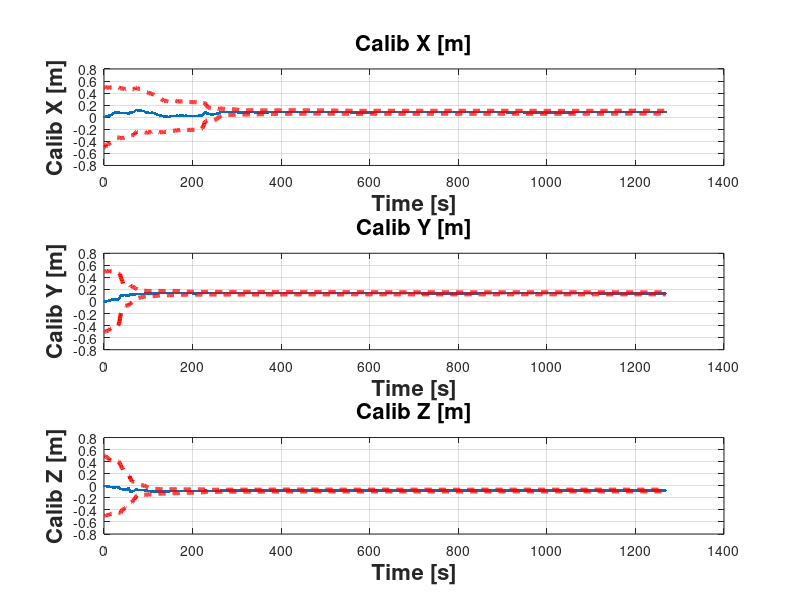

Reproduce this figure in MATLAB. (Note: this script raises an error after producing the figure.)
clear all;
clc;
data_ext_calib = csvread('camimu_calib_extrinsic.csv');
quat = data_ext_calib(:, 1:4);
xyz = data_ext_calib(:, 5:7);
sigma_xyz = data_ext_calib(:, 11:13);
sigma_rxryrz = data_ext_calib(:, 8:10)*180/pi;
%%
figure('Name','Calibration XYZ KF','NumberTitle','off');
subplot(311)
plot(xyz(:,1),  '.', 'LineWidth', 3);
%hold off;
hold on;
plot(xyz(:,1) + sigma_xyz(:,1), '--r', 'LineWidth', 3);
hold on;
plot(xyz(:,1) - sigma_xyz(:,1), '--r', 'LineWidth', 3);
hold off;
ylabel('Calib X [m]','fontweight','bold','fontsize',16);
grid;
title('Calib X [m]','fontweight','bold','fontsize',16);
xlabel('Time [s]','fontweight','bold','fontsize',16)

subplot(312)
plot(xyz(:,2),  '.', 'LineWidth', 3);
%hold off;
hold on;
plot(xyz(:,2) + sigma_xyz(:,2), '--r', 'LineWidth', 3);
hold on;
plot(xyz(:,2) - sigma_xyz(:,2), '--r', 'LineWidth', 3);
hold off;
ylabel('Calib Y [m]','fontweight','bold','fontsize',16);
grid;
title('Calib Y [m]','fontweight','bold','fontsize',16);
xlabel('Time [s]','fontweight','bold','fontsize',16);

subplot(313)
plot(xyz(:,3),  '.', 'LineWidth', 3);
%hold off;
hold on;
plot(xyz(:,3) + sigma_xyz(:,3), '--r', 'LineWidth', 3);
hold on;
plot(xyz(:,3) - sigma_xyz(:,3), '--r', 'LineWidth', 3);
hold off;
ylabel('Calib Z [m]','fontweight','bold','fontsize',16);
grid;
title('Calib Z [m]','fontweight','bold','fontsize',16);
xlabel('Time [s]','fontweight','bold','fontsize',16);


%%
eulerangleDegrees = [];
for i=1:length(quat)
    quat_i = quaternion(quat(i, 4), quat(i, 1), quat(i, 2), quat(i, 3));
    eulerAngles = eulerd(quat_i, 'XYZ', 'frame');
    euler_x = wrapTo360(eulerAngles(:, 1));
    euler_y = eulerAngles(:, 2);
    euler_z = eulerAngles(:, 3);
    eulerangleDegrees = [eulerangleDegrees; [euler_x, euler_y, euler_z]];
end
eulerangleDegreesMinus = eulerangleDegrees - sigma_rxryrz;
eulerangleDegreesPlus = eulerangleDegrees + sigma_rxryrz;

%%
figure('Name','Rotation Calibration KF','NumberTitle','off');
subplot(311)
plot(eulerangleDegrees(:,1),  '.', 'LineWidth', 3);
hold on;
plot(eulerangleDegreesMinus(:,1), '--r', 'LineWidth', 3);
hold on;
plot(eulerangleDegreesPlus(:,1), '--r', 'LineWidth', 3);
hold off;
ylabel('Euler X','fontweight','bold','fontsize',16);
grid;
title('Euler X [deg]','fontweight','bold','fontsize',16);
xlabel('Time [s]','fontweight','bold','fontsize',16);
% ylim([170, 190]);
legend('Estimate', '1 \sigma bound');
set(gca,'FontSize', 24);

subplot(312)
plot(eulerangleDegrees(:,2), '.',  'LineWidth', 3);
hold on;
plot(eulerangleDegreesMinus(:,2),'--r', 'LineWidth', 3);
hold on;
plot(eulerangleDegreesPlus(:,2),'--r',  'LineWidth', 3);
hold off;
ylabel('Euler Y','fontweight','bold','fontsize',16);
grid;
title('Euler Y [deg]','fontweight','bold','fontsize',16);
xlabel('Time [s]','fontweight','bold','fontsize',16);
% ylim([-10, 10]);
legend('Estimate', '1 \sigma bound');
set(gca,'FontSize', 24);

subplot(313)
plot(eulerangleDegrees(:,3), '.',  'LineWidth', 3);
hold on;
plot(eulerangleDegreesMinus(:,3),'--r', 'LineWidth', 3);
hold on;
plot(eulerangleDegreesPlus(:,3),'--r',  'LineWidth', 3);
hold off;
ylabel('Euler Z','fontweight','bold','fontsize',16);
grid;
title('Euler Z [deg]','fontweight','bold','fontsize',16);
xlabel('Time [s]','fontweight','bold','fontsize',16);
% ylim([-10, 10]);
legend('Estimate', '1 \sigma bound');
set(gca,'FontSize', 24);
